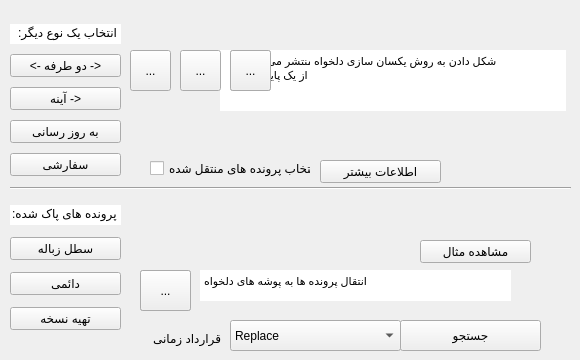
      <widget class="QWidget" name="tab_3">
       <attribute name="icon">
        <iconset>
         <normaloff>../settings.png</normaloff>../settings.png</iconset>
       </attribute>
       <attribute name="title">
        <string>یکسان سازی(F8)</string>
       </attribute>
       <widget class="QWidget" name="verticalLayoutWidget">
        <property name="geometry">
         <rect>
          <x>10</x>
          <y>20</y>
          <width>111</width>
          <height>161</height>
         </rect>
        </property>
        <layout class="QVBoxLayout" name="verticalLayout">
         <item>
          <widget class="QLineEdit" name="lineEdit_50">
           <property name="text">
            <string>انتخاب یک نوع دیگر:</string>
           </property>
           <property name="frame">
            <bool>false</bool>
           </property>
          </widget>
         </item>
         <item>
          <widget class="QPushButton" name="pushButton_40">
           <property name="text">
            <string>&lt;- دو طرفه -&gt;</string>
           </property>
          </widget>
         </item>
         <item>
          <widget class="QPushButton" name="pushButton_50">
           <property name="text">
            <string>آینه -&gt;</string>
           </property>
          </widget>
         </item>
         <item>
          <widget class="QPushButton" name="pushButton_60">
           <property name="text">
            <string>به روز رسانی</string>
           </property>
          </widget>
         </item>
         <item>
          <widget class="QPushButton" name="pushButton_70">
           <property name="text">
            <string>سفارشی</string>
           </property>
          </widget>
         </item>
        </layout>
       </widget>
       <widget class="QWidget" name="verticalLayoutWidget_2">
        <property name="geometry">
         <rect>
          <x>10</x>
          <y>199</y>
          <width>111</width>
          <height>141</height>
         </rect>
        </property>
        <layout class="QVBoxLayout" name="verticalLayout_2">
         <item>
          <widget class="QLineEdit" name="lineEdit_60">
           <property name="text">
            <string>پرونده های پاک شده:</string>
           </property>
           <property name="frame">
            <bool>false</bool>
           </property>
          </widget>
         </item>
         <item>
          <widget class="QPushButton" name="pushButton_80">
           <property name="text">
            <string>سطل زباله</string>
           </property>
          </widget>
         </item>
         <item>
          <widget class="QPushButton" name="pushButton_90">
           <property name="text">
            <string>دائمی</string>
           </property>
          </widget>
         </item>
         <item>
          <widget class="QPushButton" name="pushButton_11">
           <property name="text">
            <string>تهیه نسخه</string>
           </property>
          </widget>
         </item>
        </layout>
       </widget>
       <widget class="QLabel" name="label_50">
        <property name="geometry">
         <rect>
          <x>150</x>
          <y>250</y>
          <width>49</width>
          <height>49</height>
         </rect>
        </property>
        <property name="text">
         <string/>
        </property>
        <property name="pixmap">
         <pixmap>C:/Users/ASUS/Desktop/syncproject/project2/project/if_trashcan_full_3695.png</pixmap>
        </property>
        <property name="scaledContents">
         <bool>true</bool>
        </property>
       </widget>
       <widget class="QTextEdit" name="textEdit_30">
        <property name="geometry">
         <rect>
          <x>200</x>
          <y>270</y>
          <width>311</width>
          <height>31</height>
         </rect>
        </property>
        <property name="frameShape">
         <enum>QFrame::NoFrame</enum>
        </property>
        <property name="html">
         <string>&lt;!DOCTYPE HTML PUBLIC &quot;-//W3C//DTD HTML 4.0//EN&quot; &quot;http://www.w3.org/TR/REC-html40/strict.dtd&quot;&gt;
&lt;html&gt;&lt;head&gt;&lt;meta name=&quot;qrichtext&quot; content=&quot;1&quot; /&gt;&lt;style type=&quot;text/css&quot;&gt;
p, li { white-space: pre-wrap; }
&lt;/style&gt;&lt;/head&gt;&lt;body style=&quot; font-family:'MS Shell Dlg 2'; font-size:8.25pt; font-weight:400; font-style:normal;&quot;&gt;
&lt;p style=&quot; margin-top:0px; margin-bottom:0px; margin-left:0px; margin-right:0px; -qt-block-indent:0; text-indent:0px;&quot;&gt;&lt;span style=&quot; color:#393939;&quot;&gt;نگه داری از پرونده های پاک شده و بازنویسی شده در سطل زباله&lt;/span&gt;&lt;/p&gt;&lt;/body&gt;&lt;/html&gt;</string>
        </property>
       </widget>
       <widget class="QTextBrowser" name="textBrowser_100">
        <property name="geometry">
         <rect>
          <x>220</x>
          <y>50</y>
          <width>269</width>
          <height>61</height>
         </rect>
        </property>
        <property name="frameShape">
         <enum>QFrame::NoFrame</enum>
        </property>
        <property name="html">
         <string>&lt;!DOCTYPE HTML PUBLIC &quot;-//W3C//DTD HTML 4.0//EN&quot; &quot;http://www.w3.org/TR/REC-html40/strict.dtd&quot;&gt;
&lt;html&gt;&lt;head&gt;&lt;meta name=&quot;qrichtext&quot; content=&quot;1&quot; /&gt;&lt;style type=&quot;text/css&quot;&gt;
p, li { white-space: pre-wrap; }
&lt;/style&gt;&lt;/head&gt;&lt;body style=&quot; font-family:'MS Shell Dlg 2'; font-size:8.25pt; font-weight:400; font-style:normal;&quot;&gt;
&lt;p dir='rtl' style=&quot; margin-top:0px; margin-bottom:0px; margin-left:0px; margin-right:0px; -qt-block-indent:0; text-indent:0px;&quot;&gt;تغییرات را در هر دو طرف شناسایی و منتشر می کند. موارد، انتقال به طور خودکار با استفاده از یک پایگاه داده شناسایی می شوند&lt;/p&gt;&lt;/body&gt;&lt;/html&gt;</string>
        </property>
       </widget>
       <widget class="QLabel" name="label_30">
        <property name="geometry">
         <rect>
          <x>150</x>
          <y>70</y>
          <width>51</width>
          <height>51</height>
         </rect>
        </property>
        <property name="text">
         <string/>
        </property>
        <property name="pixmap">
         <pixmap>../if_trashcan_full_3695.png</pixmap>
        </property>
        <property name="scaledContents">
         <bool>true</bool>
        </property>
       </widget>
       <widget class="Line" name="line_20">
        <property name="geometry">
         <rect>
          <x>10</x>
          <y>180</y>
          <width>561</width>
          <height>16</height>
         </rect>
        </property>
        <property name="orientation">
         <enum>Qt::Horizontal</enum>
        </property>
       </widget>
       <widget class="QTextBrowser" name="textBrowser_60">
        <property name="geometry">
         <rect>
          <x>310</x>
          <y>50</y>
          <width>256</width>
          <height>61</height>
         </rect>
        </property>
        <property name="frameShape">
         <enum>QFrame::NoFrame</enum>
        </property>
        <property name="html">
         <string>&lt;!DOCTYPE HTML PUBLIC &quot;-//W3C//DTD HTML 4.0//EN&quot; &quot;http://www.w3.org/TR/REC-html40/strict.dtd&quot;&gt;
&lt;html&gt;&lt;head&gt;&lt;meta name=&quot;qrichtext&quot; content=&quot;1&quot; /&gt;&lt;style type=&quot;text/css&quot;&gt;
p, li { white-space: pre-wrap; }
&lt;/style&gt;&lt;/head&gt;&lt;body style=&quot; font-family:'MS Shell Dlg 2'; font-size:8.25pt; font-weight:400; font-style:normal;&quot;&gt;
&lt;p dir='rtl' style=&quot; margin-top:0px; margin-bottom:0px; margin-left:0px; margin-right:0px; -qt-block-indent:0; text-indent:0px;&quot;&gt;با تطبیق پوشه مناسب در سمت راست یک فایل پشتیبان از پوشه سمت چپ ایجاد میشود&lt;/p&gt;&lt;/body&gt;&lt;/html&gt;</string>
        </property>
       </widget>
       <widget class="QCheckBox" name="checkBox_100">
        <property name="geometry">
         <rect>
          <x>150</x>
          <y>160</y>
          <width>161</width>
          <height>17</height>
         </rect>
        </property>
        <property name="text">
         <string>انتخاب پرونده های منتقل شده</string>
        </property>
       </widget>
       <widget class="QToolButton" name="toolButton_40">
        <property name="geometry">
         <rect>
          <x>130</x>
          <y>50</y>
          <width>41</width>
          <height>41</height>
         </rect>
        </property>
        <property name="toolTip">
         <string>Copy new item to right</string>
        </property>
        <property name="text">
         <string>...</string>
        </property>
        <property name="icon">
         <iconset>
          <normaloff>../logout.png</normaloff>../logout.png</iconset>
        </property>
        <property name="iconSize">
         <size>
          <width>50</width>
          <height>50</height>
         </size>
        </property>
       </widget>
       <widget class="QToolButton" name="toolButton_50">
        <property name="geometry">
         <rect>
          <x>180</x>
          <y>50</y>
          <width>41</width>
          <height>41</height>
         </rect>
        </property>
        <property name="text">
         <string>...</string>
        </property>
        <property name="icon">
         <iconset>
          <normaloff>../right-arrow.png</normaloff>../right-arrow.png</iconset>
        </property>
        <property name="iconSize">
         <size>
          <width>50</width>
          <height>50</height>
         </size>
        </property>
       </widget>
       <widget class="QToolButton" name="toolButton_60">
        <property name="geometry">
         <rect>
          <x>230</x>
          <y>50</y>
          <width>41</width>
          <height>41</height>
         </rect>
        </property>
        <property name="text">
         <string>...</string>
        </property>
        <property name="icon">
         <iconset>
          <normaloff>../delete.png</normaloff>../delete.png</iconset>
        </property>
        <property name="iconSize">
         <size>
          <width>50</width>
          <height>50</height>
         </size>
        </property>
       </widget>
       <widget class="QTextBrowser" name="textBrowser_70">
        <property name="geometry">
         <rect>
          <x>310</x>
          <y>50</y>
          <width>256</width>
          <height>61</height>
         </rect>
        </property>
        <property name="frameShape">
         <enum>QFrame::NoFrame</enum>
        </property>
        <property name="html">
         <string>&lt;!DOCTYPE HTML PUBLIC &quot;-//W3C//DTD HTML 4.0//EN&quot; &quot;http://www.w3.org/TR/REC-html40/strict.dtd&quot;&gt;
&lt;html&gt;&lt;head&gt;&lt;meta name=&quot;qrichtext&quot; content=&quot;1&quot; /&gt;&lt;style type=&quot;text/css&quot;&gt;
p, li { white-space: pre-wrap; }
&lt;/style&gt;&lt;/head&gt;&lt;body style=&quot; font-family:'MS Shell Dlg 2'; font-size:8.25pt; font-weight:400; font-style:normal;&quot;&gt;
&lt;p style=&quot; margin-top:0px; margin-bottom:0px; margin-left:0px; margin-right:0px; -qt-block-indent:0; text-indent:0px;&quot;&gt;کپی کردن پوشه های جدید و به روز رسانی شده به پوشه سمت راست&lt;/p&gt;&lt;/body&gt;&lt;/html&gt;</string>
        </property>
       </widget>
       <widget class="QToolButton" name="toolButton_70">
        <property name="geometry">
         <rect>
          <x>230</x>
          <y>50</y>
          <width>41</width>
          <height>41</height>
         </rect>
        </property>
        <property name="toolTip">
         <string>Do nothing</string>
        </property>
        <property name="text">
         <string>...</string>
        </property>
        <property name="icon">
         <iconset>
          <normaloff>../do-not-touch.png</normaloff>../do-not-touch.png</iconset>
        </property>
        <property name="iconSize">
         <size>
          <width>50</width>
          <height>50</height>
         </size>
        </property>
       </widget>
       <widget class="QTextBrowser" name="textBrowser_80">
        <property name="geometry">
         <rect>
          <x>310</x>
          <y>50</y>
          <width>256</width>
          <height>61</height>
         </rect>
        </property>
        <property name="frameShape">
         <enum>QFrame::NoFrame</enum>
        </property>
        <property name="html">
         <string>&lt;!DOCTYPE HTML PUBLIC &quot;-//W3C//DTD HTML 4.0//EN&quot; &quot;http://www.w3.org/TR/REC-html40/strict.dtd&quot;&gt;
&lt;html&gt;&lt;head&gt;&lt;meta name=&quot;qrichtext&quot; content=&quot;1&quot; /&gt;&lt;style type=&quot;text/css&quot;&gt;
p, li { white-space: pre-wrap; }
&lt;/style&gt;&lt;/head&gt;&lt;body style=&quot; font-family:'MS Shell Dlg 2'; font-size:8.25pt; font-weight:400; font-style:normal;&quot;&gt;
&lt;p style=&quot; margin-top:0px; margin-bottom:0px; margin-left:0px; margin-right:0px; -qt-block-indent:0; text-indent:0px;&quot;&gt;شکل دادن به روش یکسان سازی دلخواه&lt;/p&gt;&lt;/body&gt;&lt;/html&gt;</string>
        </property>
       </widget>
       <widget class="QToolButton" name="toolButton_80">
        <property name="geometry">
         <rect>
          <x>144</x>
          <y>270</y>
          <width>41</width>
          <height>41</height>
         </rect>
        </property>
        <property name="text">
         <string>...</string>
        </property>
        <property name="icon">
         <iconset>
          <normaloff>../recycling-bin.png</normaloff>../recycling-bin.png</iconset>
        </property>
        <property name="iconSize">
         <size>
          <width>50</width>
          <height>50</height>
         </size>
        </property>
       </widget>
       <widget class="QTextBrowser" name="textBrowser_90">
        <property name="geometry">
         <rect>
          <x>200</x>
          <y>270</y>
          <width>311</width>
          <height>31</height>
         </rect>
        </property>
        <property name="frameShape">
         <enum>QFrame::NoFrame</enum>
        </property>
        <property name="html">
         <string>&lt;!DOCTYPE HTML PUBLIC &quot;-//W3C//DTD HTML 4.0//EN&quot; &quot;http://www.w3.org/TR/REC-html40/strict.dtd&quot;&gt;
&lt;html&gt;&lt;head&gt;&lt;meta name=&quot;qrichtext&quot; content=&quot;1&quot; /&gt;&lt;style type=&quot;text/css&quot;&gt;
p, li { white-space: pre-wrap; }
&lt;/style&gt;&lt;/head&gt;&lt;body style=&quot; font-family:'MS Shell Dlg 2'; font-size:8.25pt; font-weight:400; font-style:normal;&quot;&gt;
&lt;p style=&quot; margin-top:0px; margin-bottom:0px; margin-left:0px; margin-right:0px; -qt-block-indent:0; text-indent:0px;&quot;&gt;پاک کردن و دوباره نویسی پرونده ها به طور دائمی&lt;/p&gt;&lt;/body&gt;&lt;/html&gt;</string>
        </property>
       </widget>
       <widget class="QToolButton" name="toolButton_90">
        <property name="geometry">
         <rect>
          <x>140</x>
          <y>270</y>
          <width>51</width>
          <height>41</height>
         </rect>
        </property>
        <property name="text">
         <string>...</string>
        </property>
        <property name="icon">
         <iconset>
          <normaloff>../cancel.png</normaloff>../cancel.png</iconset>
        </property>
        <property name="iconSize">
         <size>
          <width>50</width>
          <height>50</height>
         </size>
        </property>
       </widget>
       <widget class="QTextBrowser" name="textBrowser_11">
        <property name="geometry">
         <rect>
          <x>200</x>
          <y>270</y>
          <width>311</width>
          <height>31</height>
         </rect>
        </property>
        <property name="frameShape">
         <enum>QFrame::NoFrame</enum>
        </property>
        <property name="html">
         <string>&lt;!DOCTYPE HTML PUBLIC &quot;-//W3C//DTD HTML 4.0//EN&quot; &quot;http://www.w3.org/TR/REC-html40/strict.dtd&quot;&gt;
&lt;html&gt;&lt;head&gt;&lt;meta name=&quot;qrichtext&quot; content=&quot;1&quot; /&gt;&lt;style type=&quot;text/css&quot;&gt;
p, li { white-space: pre-wrap; }
&lt;/style&gt;&lt;/head&gt;&lt;body style=&quot; font-family:'MS Shell Dlg 2'; font-size:8.25pt; font-weight:400; font-style:normal;&quot;&gt;
&lt;p style=&quot; margin-top:0px; margin-bottom:0px; margin-left:0px; margin-right:0px; -qt-block-indent:0; text-indent:0px;&quot;&gt;انتقال پرونده ها به پوشه های دلخواه&lt;/p&gt;&lt;/body&gt;&lt;/html&gt;</string>
        </property>
       </widget>
       <widget class="QComboBox" name="comboBox_40">
        <property name="geometry">
         <rect>
          <x>230</x>
          <y>320</y>
          <width>171</width>
          <height>31</height>
         </rect>
        </property>
        <item>
         <property name="text">
          <string>Replace</string>
         </property>
        </item>
        <item>
         <property name="text">
          <string>Time stamp</string>
         </property>
        </item>
       </widget>
       <widget class="QPushButton" name="pushButton_120">
        <property name="geometry">
         <rect>
          <x>400</x>
          <y>320</y>
          <width>141</width>
          <height>31</height>
         </rect>
        </property>
        <property name="text">
         <string>جستجو</string>
        </property>
       </widget>
       <widget class="QToolButton" name="toolButton_11">
        <property name="geometry">
         <rect>
          <x>140</x>
          <y>270</y>
          <width>51</width>
          <height>41</height>
         </rect>
        </property>
        <property name="text">
         <string>...</string>
        </property>
        <property name="icon">
         <iconset>
          <normaloff>../move-to-window.png</normaloff>../move-to-window.png</iconset>
        </property>
        <property name="iconSize">
         <size>
          <width>50</width>
          <height>50</height>
         </size>
        </property>
       </widget>
       <widget class="QPushButton" name="pushButton_150">
        <property name="geometry">
         <rect>
          <x>320</x>
          <y>160</y>
          <width>121</width>
          <height>23</height>
         </rect>
        </property>
        <property name="text">
         <string>اطلاعات بیشتر</string>
        </property>
       </widget>
       <widget class="QPushButton" name="pushButton_160">
        <property name="geometry">
         <rect>
          <x>420</x>
          <y>240</y>
          <width>111</width>
          <height>23</height>
         </rect>
        </property>
        <property name="text">
         <string>مشاهده مثال</string>
        </property>
       </widget>
       <widget class="QLabel" name="label">
        <property name="geometry">
         <rect>
          <x>150</x>
          <y>330</y>
          <width>71</width>
          <height>16</height>
         </rect>
        </property>
        <property name="text">
         <string>قرارداد زمانی</string>
        </property>
       </widget>
      </widget>
